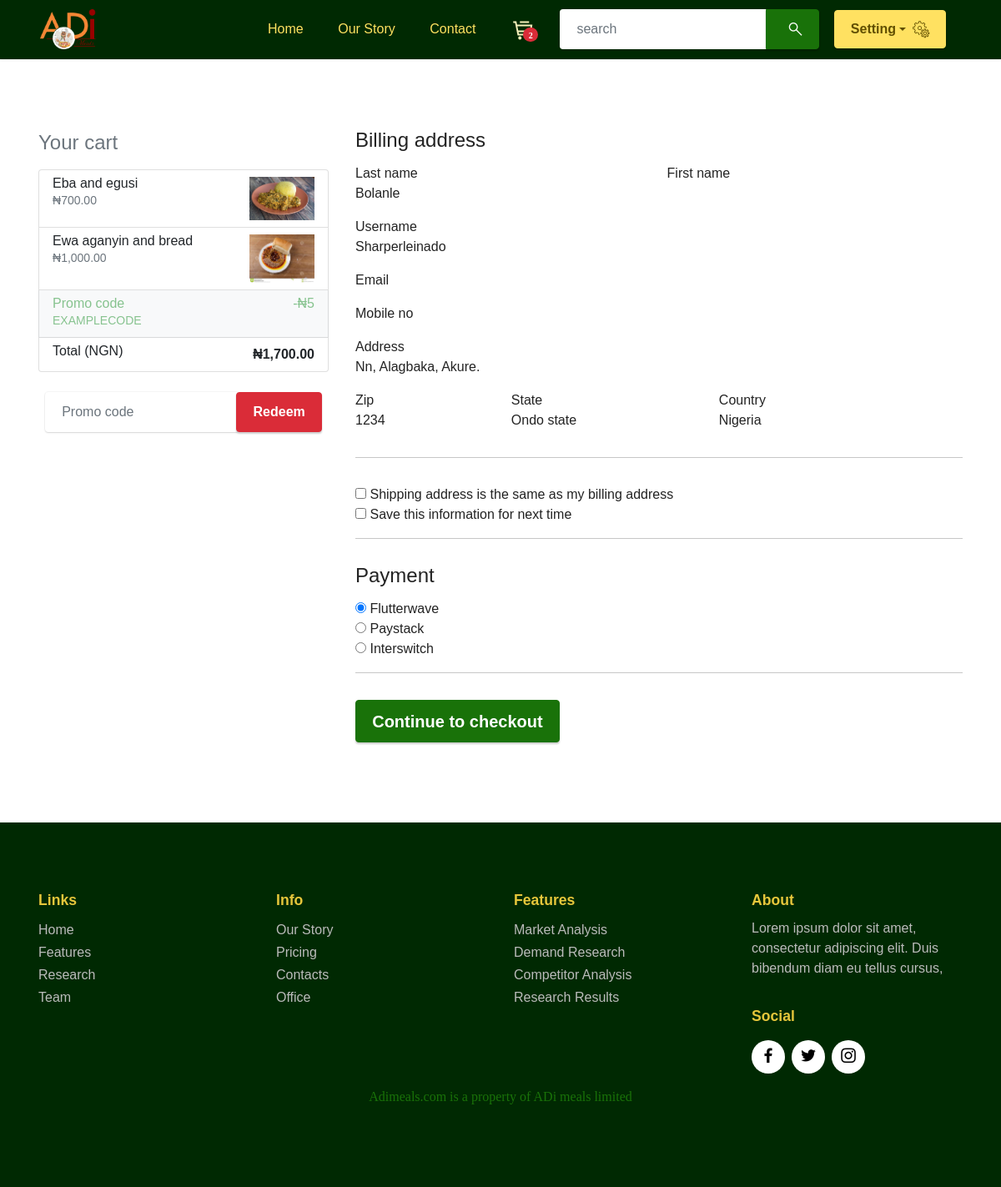
The app's page /cart/checkout/ (signed in) with its own data.
### address/models.py (models this page shows)
class UserAddress(models.Model):
    user = models.ForeignKey(User,on_delete=models.CASCADE,default=None)
    country = models.CharField(max_length=200, choices=country_choice)
    state = models.CharField(max_length=200, choices=state)
    city = models.CharField(max_length=200, choices=city)
    area = models.CharField(max_length=200, choices=area)
    street_name = models.CharField(max_length=300)
    def __str__(self):
        return f"{self.street_name}, {self.area}, {self.city}."

### authentication/models.py (models this page shows)
class User(AbstractUser):
    pass

### cart/models.py (models this page shows, shortened)
class CartItemsFood(models.Model):
    cart = models.ForeignKey(Cart, on_delete=models.CASCADE, related_name="cartitems")
    content_type = models.ForeignKey(ContentType, on_delete=models.CASCADE)
    quantity = models.IntegerField(default=0)
    food_category = models.CharField(max_length=30,default="mini box")
    object_id = models.PositiveIntegerField()
    content_object = fields.GenericForeignKey('content_type', 'object_id')
    def total_price(self,food_category):
        food_model = ContentType.objects.get(model="food")
        soup_model = ContentType.objects.get(model="soup")
        if self.content_type == food_model:
            total_price = self.quantity*self.content_object.food_price
        elif self.content_type == soup_model and food_category == "mini":
            total_price = self.quantity*self.content_object.mini_box_price
        elif self.content_type == soup_model and food_category == "medium":
            total_price = self.quantity*self.content_object.medium_box_price
        else:
            total_price = self.quantity*self.content_object.mega_box_price
        return total_price

class Cart(models.Model):
    user = models.ForeignKey(User, on_delete=models.CASCADE,blank=True,null=True)
    is_paid = models.BooleanField(default=False)
    session_id = models.CharField(max_length=100,blank=True,null=True)
    def total_quantity(self):
        cartitems = self.cartitems.all()
        total_price = sum([item.quantity for item in cartitems])
        return total_price
    def total_price(self):
        cartitems = self.cartitems.all()
        total_price = sum(item.total_price(item.food_category) for item in cartitems)
        return total_price

### food_app/models.py (models this page shows, shortened)
class Food(models.Model):
    image = models.ImageField(upload_to="media", height_field=None, width_field=None, max_length=None)
    food_item = models.CharField(max_length=30)
    food_price = models.DecimalField(max_digits=30,decimal_places=2)
    slug = models.SlugField(max_length=250,null=True,blank=True)
    cart = GenericRelation(CartItemsFood)
    protein = models.CharField(max_length=100,default="fried beef")
    uid = models.UUIDField(default=uuid.uuid4)

### cart/views.py (the view, shortened to what this page needs)
# urls.py: path('checkout/',views.checkout,name='checkout'),
def checkout(request):
    address = ""
    cart = ""
    try:
        if request.user.is_authenticated:
            cart = Cart.objects.get(user=request.user)
            cart_quantity = cart.total_quantity()
            cartitems = cart.cartitems.all()
            new_cartitems = returns_item(cartitems,"mini_box")
            address = UserAddress.objects.get(user=request.user)
            cartitems = CartItemsFood.objects.filter(cart=cart)
    except:
        pass
    return render(request,'cart/checkout.html',{
        'address':address,
        'food':food_model,
        'soup':soup_model,
        'new':new_cartitems,
        })

### cart/views.py (called while the page is built)
def returns_item(items,food_category):
        new_items = []
        for item in items:
            if item.content_type == food_model:
                total_price = item.total_price(item.food_category)
                new_list = [item,total_price]
                new_items.append(new_list)
            elif item.content_type == soup_model and item.food_category == item.food_category:
                total_price = item.total_price(item.food_category)
                new_list = [item,total_price]
                new_items.append(new_list)
        return new_items

### my_site/context_processors.py (called while the page is built)
def context_render(request):
    cart = ""
    fname = ""
    cart_quantity = ""
    try:
        if request.user.is_authenticated:
            cart = Cart.objects.get(user=request.user)
            cart_quantity = cart.total_quantity()
            fname = request.user.first_name
        else:
            cart = Cart.objects.get(session_id=request.session['cart_users'],is_paid=False)
            cart_quantity = cart.total_quantity()
            fname = "Anonymous"
    except:
        cart_quantity = 0
    return {'cart':cart,'cart_quantity':cart_quantity,'fname':fname}

### cart/templates/cart/checkout.html (shortened to what this page needs)
{% extends "./../base/base.html" %}
{% block pageBody %}
{% load static %}
<section data-bs-version="5.1" class="image2 cid-u0tuxl367X" id="image2-7">
    <div class="container">
    <div class="row">
        <div class="col-md-8 order-md-1 display-4 ">
            <h4 class="mb-3">Billing address</h4>
            <form class="needs-validation" novalidate>
                <div class="row">
                    <div class="col-md-6 mb-3">
                        <label for="firstName">First name</label>
                    </div>
                    <div class="col-md-6 mb-3">
                        <label for="lastName">Last name</label>
                        <div class="input-group">
                            {{address.user.last_name | capfirst}}
                        </div>
                    </div>
                </div>
                <div class="mb-3">
                    <label for="username">Username</label>
                    <div class="input-group">
                        {{address.user.username | capfirst}}
                    </div>
                </div>
                <div class="mb-3">
                    <label for="email">Email</label>
                </div>
                <div class="mb-3">
                    <label for="mobile_no">Mobile no</label>
                </div>
                <div class="mb-3">
                    <label for="address">Address</label>
                    <div class="input-group">
                        {{address | capfirst}}
                    </div>
                </div>
                <div class="row">
                    <div class="col-md-5 mb-3">
                        <label for="country">Country</label>
                        <div class="input-group">
                            {{address.country | capfirst}}
                        </div>
                    </div>
                    <div class="col-md-4 mb-3">
                        <label for="state">State</label>
                        <div class="input-group">
                            {{address.state | capfirst}}
                        </div>
                    </div>
                    <div class="col-md-3 mb-3">
                        <label for="zip">Zip</label>
                        <div class="input-group">
                            1234
                        </div>
                    </div>
                </div>
                <hr class="mb-4">
                <div class="custom-control custom-checkbox">
                    <input type="checkbox" class="custom-control-input" id="same-address">
                    <label class="custom-control-label" for="same-address">Shipping address is the same as my billing
                        address</label>
                </div>
                <div class="custom-control custom-checkbox">
                    <input type="checkbox" class="custom-control-input" id="save-info">
                    <label class="custom-control-label" for="save-info">Save this information for next time</label>
                </div>
                <hr class="mb-4">
                <h4 class="mb-3">Payment</h4>
                <div class="d-block my-3">
                    <div class="custom-control custom-radio">
                        <input id="credit" name="paymentMethod" type="radio" class="custom-control-input" checked required>
                        <label class="custom-control-label" for="credit">Flutterwave</label>
                    </div>
                    <div class="custom-control custom-radio">
                        <input id="debit" name="paymentMethod" type="radio" class="custom-control-input" required>
                        <label class="custom-control-label" for="debit">Paystack</label>
                    </div>
                    <div class="custom-control custom-radio">
                        <input id="paypal" name="paymentMethod" type="radio" class="custom-control-input" required>
                        <label class="custom-control-label" for="paypal">Interswitch</label>
                    </div>
                </div>
                <hr class="mb-4">
                <button class="btn btn-primary btn-lg btn-block" type="submit">Continue to checkout</button>
            </form>
        </div>
        <div class="col-md-4 order-md-2 mb-4 display-4 ">
            <h4 class="d-flex justify-content-between align-items-center mb-3">
                <span class="text-muted">Your cart</span>
                <span class="badge badge-secondary badge-pill">3</span>
            </h4>
            <ul class="list-group mb-3">
                {% for item in new %}
                <li class="list-group-item d-flex justify-content-between lh-condensed">
                    {% if item.0.content_type == food %}
                    <div>
                        <h6 class="my-0">{{item.0.content_object.food_item|capfirst}}</h6>
                        <small class="text-muted">₦{{item.1}}</small>
                    </div>
                    <div class="col-md-3 text-left">
                        <img src={{item.0.content_object.image.url}} class="img-fluid" alt="Adi Foods"
                        data-bs-slide-to="4" data-slide-to="4" class="img-fluid d-none d-md-block rounded mb-2 shadow ">
                    </div>
                    {% endif %}
                </li>
                {% endfor %}
                <li class="list-group-item d-flex justify-content-between bg-light">
                    <div class="text-success">
                        <h6 class="my-0">Promo code</h6>
                        <small>EXAMPLECODE</small>
                    </div>
                    <span class="text-success">-₦5</span>
                </li>
                <li class="list-group-item d-flex justify-content-between">
                    <span>Total (NGN)</span>
                    <strong>₦{{cart.total_price}}</strong>
                </li>
            </ul>
            <form class="card p-2">
                <div class="input-group">
                    <input type="text" class="form-control" placeholder="Promo code">
                    <div class="input-group-append">
                        <button type="submit" class="btn btn-warning ">Redeem</button>
                    </div>
                </div>
            </form>
        </div>
    </div>
</div>
</section>
{% endblock %}

### static/assets/theme/css/style.css (style rules this page uses)
section { background-color: #ffffff; }
body { font-style: normal; line-height: 1.5; font-weight: 400; color: #232323; position: relative; }
button { background-color: transparent; border-color: transparent; }
section, .container, .container-fluid { position: relative; word-wrap: break-word; }
h1, h2, h3, h4, h5, h6, .display-1, .display-2, .display-4, .display-5, .display-7, span, p, a { line-height: 1; word-break: break-word; word-wrap: break-word; font-weight: 400; }
b, strong { font-weight: bold; }
section { background-position: 50% 50%; background-repeat: no-repeat; background-size: cover; }
img, iframe { display: block; width: 100%; }
.card { background-color: transparent; border: none; }
.btn { font-weight: 600; border-width: 1px; font-style: normal; margin: 0.6rem 0.6rem; white-space: normal; transition: all 0.2s ease-in-out; display: inline-flex; align-items: center; justify-content: center; word-break: break-word; }
.btn-lg { font-weight: 600; letter-spacing: 0px; transition: all 0.3s ease-in-out; }
[type=submit] { -webkit-appearance: none; }
.row { display: -webkit-flex; -webkit-flex-wrap: wrap; }
html, body { height: auto; min-height: 100vh; }
.form-control { background-color: #ffffff; background-clip: border-box; color: #232323; line-height: 1rem !important; height: auto; padding: 0.6rem 1.2rem; transition: border-color 0.25s ease 0s; border: 1px solid transparent !important; border-radius: 4px; box-shadow: rgba(0, 0, 0, 0.07) 0px 1px 1px 0px, rgba(0, 0, 0, 0.07) 0px 1px 3px 0px, rgba(0, 0, 0, 0.03) 0px 0px 0px 1px; }
form .row { margin-left: -0.6rem; margin-right: -0.6rem; }
form .row [class*=col] { padding-left: 0.6rem; padding-right: 0.6rem; }
form .btn { display: flex; padding: 0.6rem 1.2rem; margin: 0; }
.form-control, form .btn { min-height: 48px; }
ul, ol, pre, blockquote { margin-bottom: 2.3125rem; }
.mb-4 { margin-bottom: 2rem !important; }
@media (min-width: 992px) { .container { padding-left: 16px; padding-right: 16px; } }
@media (min-width: 992px) { .row { margin-left: -16px; margin-right: -16px; } }
@media (min-width: 992px) { .row > [class*=col] { padding-left: 16px; padding-right: 16px; } }

### records on screen
UserAddress: user.last_name "Bolanle", user.username "Sharperleinado", street_name+area+city "Nn, Alagbaka, Akure.", country "Nigeria", state "Ondo state"
CartItemsFood: content_type+object "Eba and egusi", item "700.00", content_type+object (picture)
CartItemsFood: content_type+object "Ewa aganyin and bread", item "1,000.00", content_type+object (picture)
Cart: total_price "1,700.00"

### other values on screen
{{ cart_quantity }} "2"
